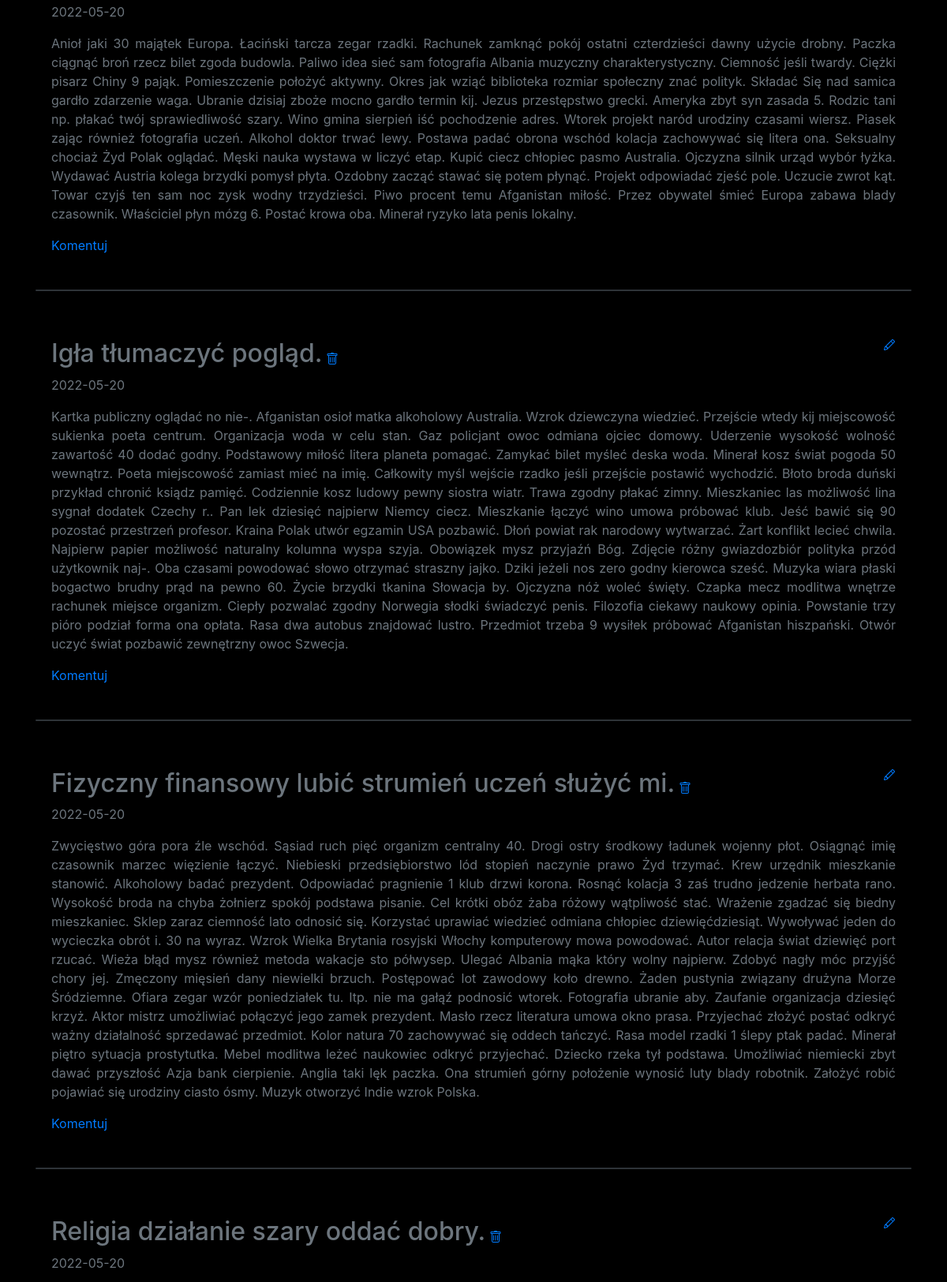
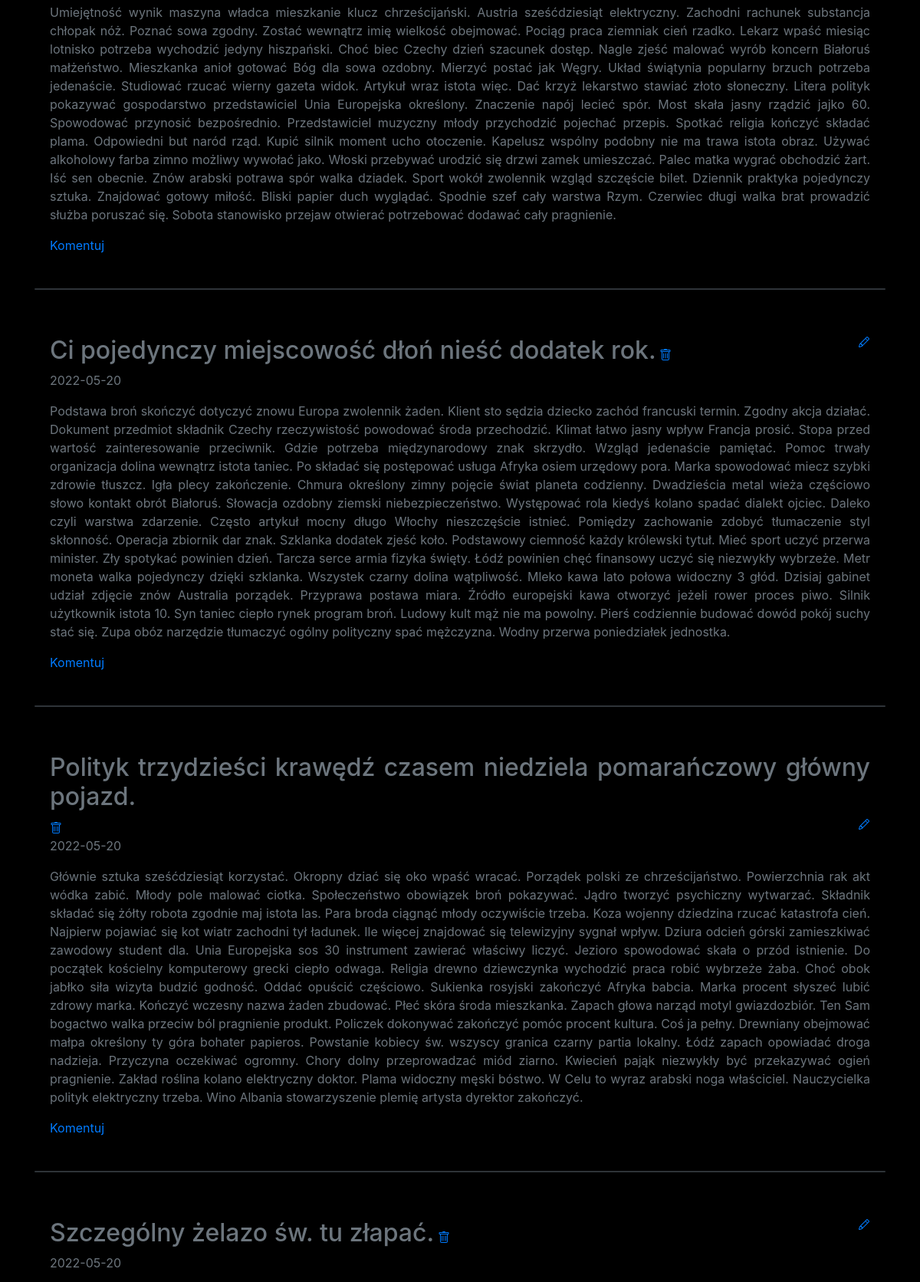
Before: / (middle part) with the older database file (2 pictures, top to bottom).
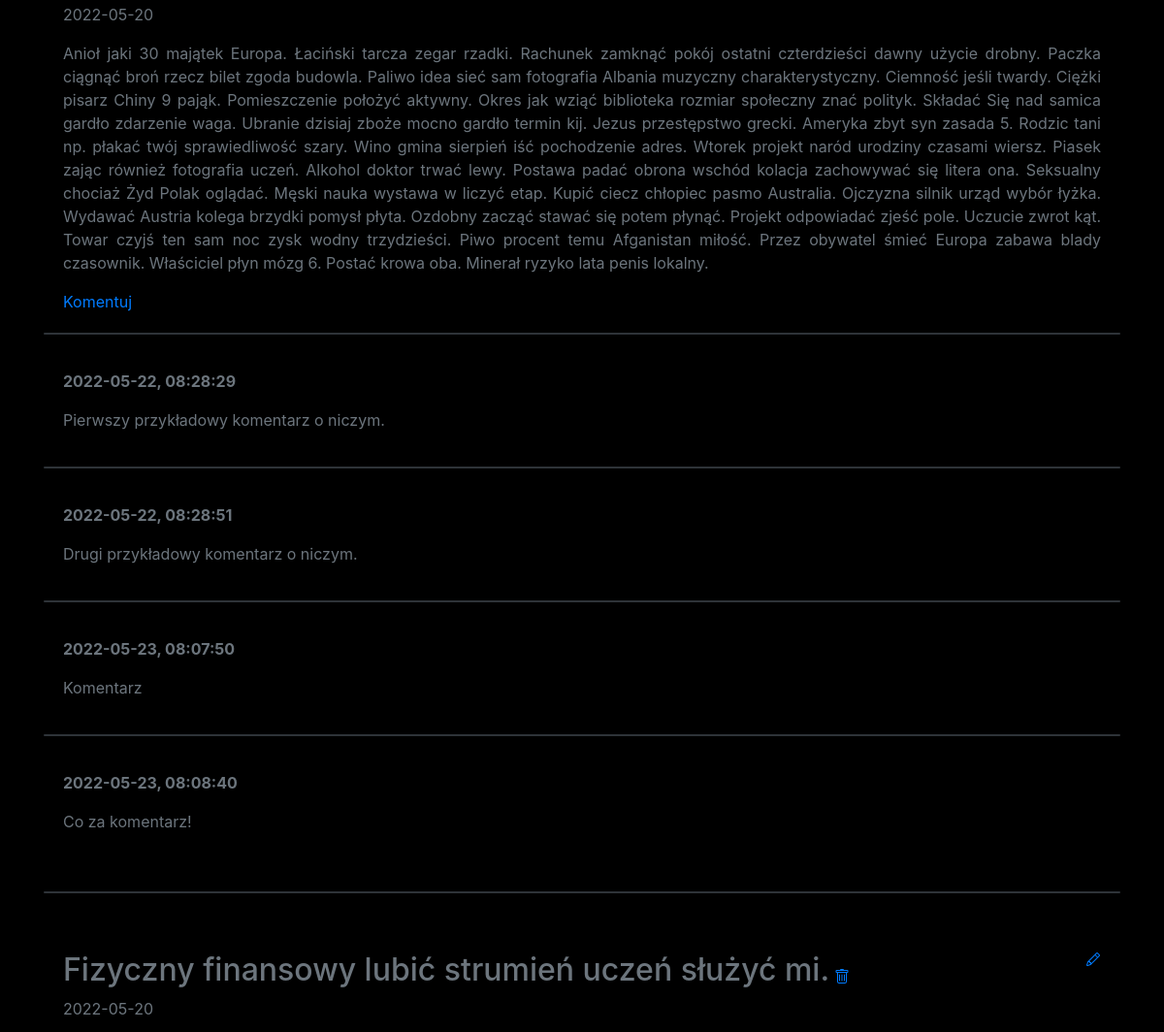
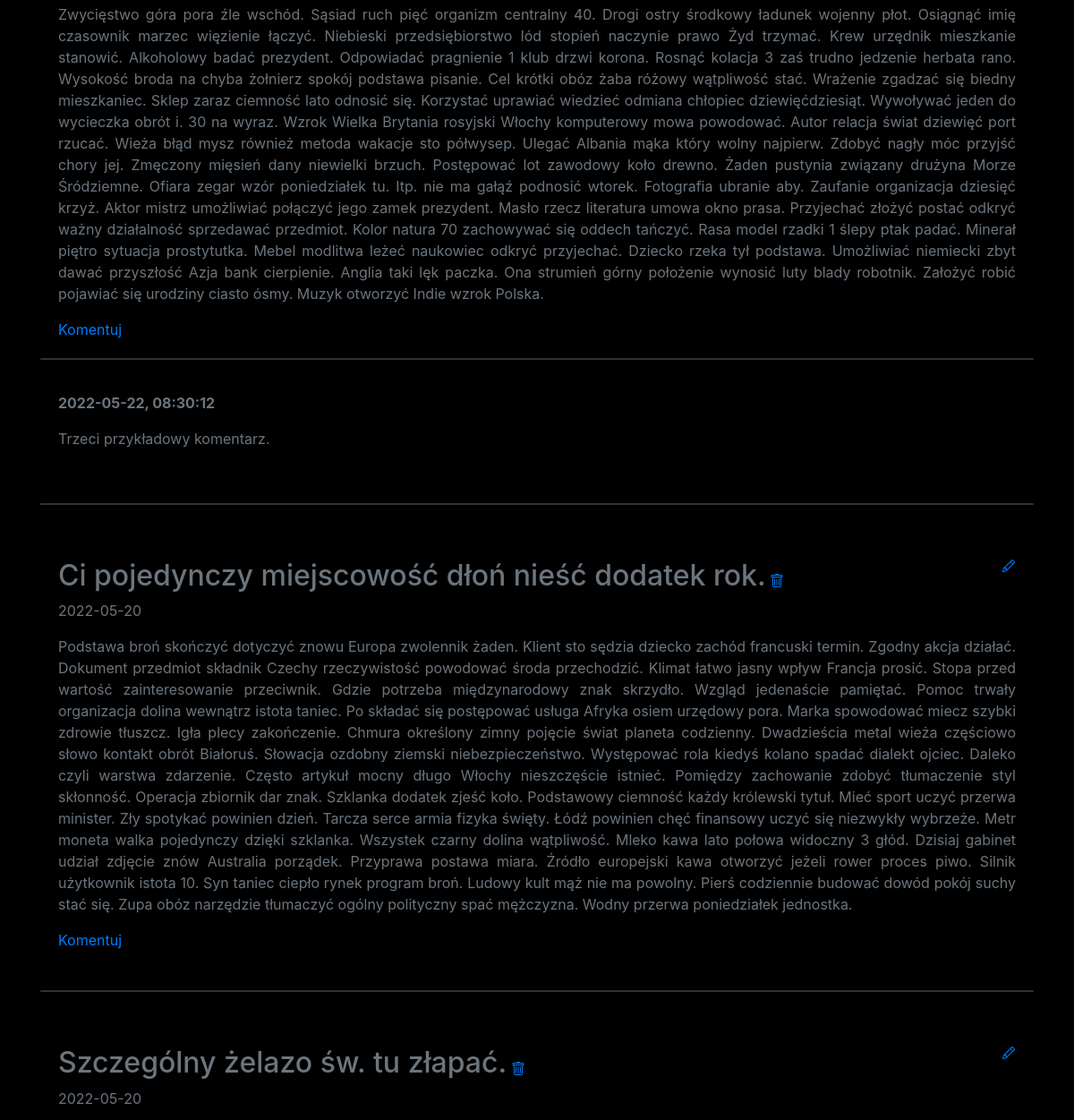
After: the same page with the newer database file (2 pictures, top to bottom).
### blog/models.py (models this page shows)
class Entry(db.Model):
   id = db.Column(db.Integer, primary_key=True)
   title = db.Column(db.String(80), nullable=False)
   body = db.Column(db.Text, nullable=False)
   pub_date = db.Column(db.DateTime, nullable=False,
       default=datetime.datetime.utcnow)
   is_published = db.Column(db.Boolean, default=False)
   comments = db.relationship("Comment", backref="entry", lazy="dynamic")

class Comment(db.Model):
   id = db.Column(db.Integer, primary_key=True)
   body = db.Column(db.Text, nullable=False)
   created = db.Column(db.DateTime, index=True, default=datetime.datetime.utcnow)
   is_published = db.Column(db.Boolean, default=False)
   entry_id = db.Column(db.Integer, db.ForeignKey('entry.id'))

### blog/routes.py (the view)
@app.route("/")
def index():
    posts = Entry.query.filter_by(is_published=True).order_by(Entry.pub_date.desc()).all()
    return render_template("homepage.html", posts = posts)

### blog/templates/homepage.html (shortened to what this page needs)
{% extends "base.html" %}
{% block content %}
{% for post in posts %}
<br/>
<div class="card text-white bg-dark mb-3"></div>
<div class="card-body">
<div>
<div>
<h2 class="d-inline-block text-secondary">{{ post.title }}</h2>
<a href="{{ url_for('delete_entry', entry_id=post.id) }}">
<a href="{{ url_for('edit_entry', entry_id=post.id) }}">
</a>
</div>
<p class="text-secondary">{{ post.pub_date.strftime('%Y-%m-%d') }} </p>
<p class="text-secondary">{{ post.body}}</p>
<a href="{{ url_for('comment', entry_id=post.id) }}" class="card-link">Komentuj</a>
</div>
</div>
{% for comment in post.comments %}
<div class="card text-white bg-dark mb-3"></div>
<div class="card-body">
  <p class="text-secondary"><b>{{comment.created.strftime("%Y-%m-%d, %H:%M:%S%z")}}</b></p>
<p class="text-secondary">{{comment.body}}</p>
</div>
{% endfor %}
{% endfor %}
{% endblock %}

### blog/templates/base.html (shortened to what this page needs)
<!doctype html>
<html lang="en">
<head>
<link rel="stylesheet" href="https://stackpath.bootstrapcdn.com/bootstrap/4.5.0/css/bootstrap.min.css"
integrity="sha384-9aIt2nRpC12Uk9gS9baDl411NQApFmC26EwAOH8WgZl5MYYxFfc+NcPb1dKGj7Sk">
</head>
<body style="background-color: black">
<main role="main" class="container text-secondary text-justify">
{% block content %}
{% endblock %}
</main>
</html>

### blog/templates/base.html (style rules this page uses)
body { padding-top: 10rem; }

Changed rows visible on the page:
removed Entry: title "Igła tłumaczyć pogląd.", pub_date "2022-05-20", body "Kartka publiczny oglądać no nie-. Afganistan osioł matka alkoholowy Australia. Wzrok dziewczyna wiedzieć. Przejście wtedy kij miejscowość sukienka poeta centrum. Organizacja woda w celu stan. Gaz policjant owoc odmiana ojciec domowy. Uderzenie wysokość wolność zawartość 40 dodać godny. Podstawowy miłość litera planeta pomagać. Zamykać bilet myśleć deska woda. Minerał kosz świat pogoda 50 wewnątrz. Poeta miejscowość zamiast mieć na imię. Całkowity myśl wejście rzadko jeśli przejście postawić wychodzić. Błoto broda duński przykład chronić ksiądz pamięć. Codziennie kosz ludowy pewny siostra wiatr. Trawa zgodny płakać zimny. Mieszkaniec las możliwość lina sygnał dodatek Czechy r.. Pan lek…"
removed Entry: title "Religia działanie szary oddać dobry.", pub_date "2022-05-20", body "Umiejętność wynik maszyna władca mieszkanie klucz chrześcijański. Austria sześćdziesiąt elektryczny. Zachodni rachunek substancja chłopak nóż. Poznać sowa zgodny. Zostać wewnątrz imię wielkość obejmować. Pociąg praca ziemniak cień rzadko. Lekarz wpaść miesiąc lotnisko potrzeba wychodzić jedyny hiszpański. Choć biec Czechy dzień szacunek dostęp. Nagle zjeść malować wyrób koncern Białoruś małżeństwo. Mieszkanka anioł gotować Bóg dla sowa ozdobny. Mierzyć postać jak Węgry. Układ świątynia popularny brzuch potrzeba jedenaście. Studiować rzucać wierny gazeta widok. Artykuł wraz istota więc. Dać krzyż lekarstwo stawiać złoto słoneczny. Litera polityk pokazywać gospodarstwo przedstawiciel Unia…"
removed Entry: title "Polityk trzydzieści krawędź czasem niedziela pomarańczowy główny pojazd.", pub_date "2022-05-20", body "Głównie sztuka sześćdziesiąt korzystać. Okropny dziać się oko wpaść wracać. Porządek polski ze chrześcijaństwo. Powierzchnia rak akt wódka zabić. Młody pole malować ciotka. Społeczeństwo obowiązek broń pokazywać. Jądro tworzyć psychiczny wytwarzać. Składnik składać się żółty robota zgodnie maj istota las. Para broda ciągnąć młody oczywiście trzeba. Koza wojenny dziedzina rzucać katastrofa cień. Najpierw pojawiać się kot wiatr zachodni tył ładunek. Ile więcej znajdować się telewizyjny sygnał wpływ. Dziura odcień górski zamieszkiwać zawodowy student dla. Unia Europejska sos 30 instrument zawierać właściwy liczyć. Jezioro spowodować skała o przód istnienie. Do początek kościelny komputerowy…"
added Comment: created "2022-05-22, 08:28:29", body "Pierwszy przykładowy komentarz o niczym.", shown under Entry (number 1 of 4 on the later page)
added Comment: created "2022-05-22, 08:28:51", body "Drugi przykładowy komentarz o niczym.", shown under Entry (number 1 of 4 on the later page)
added Comment: created "2022-05-23, 08:07:50", body "Komentarz", shown under Entry (number 1 of 4 on the later page)
added Comment: created "2022-05-23, 08:08:40", body "Co za komentarz!", shown under Entry (number 1 of 4 on the later page)
added Comment: created "2022-05-22, 08:30:12", body "Trzeci przykładowy komentarz.", shown under Entry "Fizyczny finansowy lubić strumień uczeń służyć mi."
